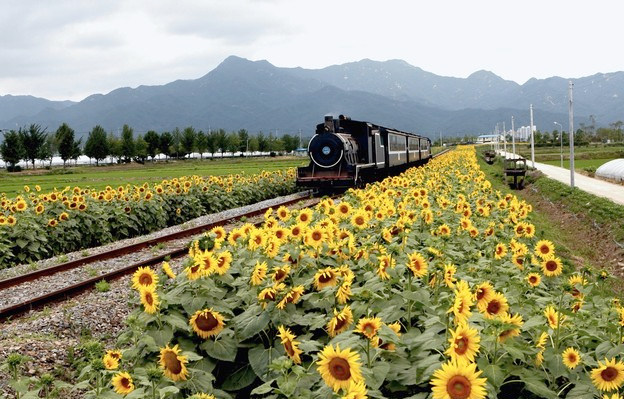
#> input picture fall_2020/hw4_release/train.jpg, 624 x 399 px
$ jupyter execute --allow-errors hw4.ipynb   (shell and % lines are left out)
#> lines starting #> are read from the running program, lines starting #| are printed output that depends on the picture
### fall_2020/hw4_segmentation/segmentation.py
"""
CS131 - Computer Vision: Foundations and Applications
Assignment 4
Author: Donsuk Lee (donlee90@stanford.edu)
Date created: 09/2017
Last modified: 10/9/2020
Python Version: 3.5+
"""

import numpy as np
import random
from scipy.spatial.distance import squareform, pdist, cdist
from skimage.util import img_as_float

### Clustering Methods
def kmeans(features, k, num_iters=100):
    """ Use kmeans algorithm to group features into k clusters.

    K-Means algorithm can be broken down into following steps:
        1. Randomly initialize cluster centers
        2. Assign each point to the closest center
        3. Compute new center of each cluster
        4. Stop if cluster assignments did not change
        5. Go to step 2

    Args:
        features - Array of N features vectors. Each row represents a feature
            vector.
        k - Number of clusters to form.
        num_iters - Maximum number of iterations the algorithm will run.

    Returns:
        assignments - Array representing cluster assignment of each point.
            (e.g. i-th point is assigned to cluster assignments[i])
    """

    N, D = features.shape

    assert N >= k, 'Number of clusters cannot be greater than number of points'

    # 1. Randomly initalize cluster centers
    idxs = np.random.choice(N, size=k, replace=False)
    centers = features[idxs]
    assignments = np.zeros(N, dtype=np.uint32)

    for n in range(num_iters):

        # 2. Assign each point to the closest center
        distance = cdist(centers, features, 'euclidean')
        change_flag = False
        for i in range(N):
            j = np.argmin(distance[:, i])
            if assignments[i] != j:
                assignments[i] = j
                change_flag = True

        # Stop if cluster assignments did not change
        if change_flag is False:
            return assignments

        # 3. Compute new center of each cluster (mean of the points)
        for j in range(k):
            centers[j] = np.mean(features[assignments == j])

    return assignments


def kmeans_fast(features, k, num_iters=100):
    """ Use kmeans algorithm to group features into k clusters.

    This function makes use of numpy functions and broadcasting to speed up the
    first part(cluster assignment) of kmeans algorithm.

    Hints
    - You may find cdist (imported from scipy.spatial.distance) and np.argmin useful

    Args:
        features - Array of N features vectors. Each row represents a feature
            vector.
        k - Number of clusters to form.
        num_iters - Maximum number of iterations the algorithm will run.

    Returns:
        assignments - Array representing cluster assignment of each point.
            (e.g. i-th point is assigned to cluster assignments[i])
    """

    N, D = features.shape

    assert N >= k, 'Number of clusters cannot be greater than number of points'

    # Randomly initalize cluster centers
    idxs = np.random.choice(N, size=k, replace=False)
    centers = features[idxs]
    assignments = np.zeros(N, dtype=np.uint32)

    for n in range(num_iters):
        pre_assignments = assignments.copy()

        # 2. Assign each point to the closest center
        distance = cdist(centers, features, 'euclidean')
        assignments = np.argmin(distance, axis=0)

        # Stop if cluster assignments did not change
        if np.all(pre_assignments == assignments):
            break

        # 3. Compute new center of each cluster (mean of the points)
        for j in range(k):
            centers[j] = np.mean(features[assignments == j])

    return assignments


def hierarchical_clustering(features, k):
    """ Run the hierarchical agglomerative clustering algorithm.

    The algorithm is conceptually simple:

    Assign each point to its own cluster
    While the number of clusters is greater than k:
        Compute the distance between all pairs of clusters
        Merge the pair of clusters that are closest to each other

    We will use Euclidean distance to define distance between clusters.

    Recomputing the centroids of all clusters and the distances between all
    pairs of centroids at each step of the loop would be very slow. Thankfully
    most of the distances and centroids remain the same in successive
    iterations of the outer loop; therefore we can speed up the computation by
    only recomputing the centroid and distances for the new merged cluster.

    Even with this trick, this algorithm will consume a lot of memory and run
    very slowly when clustering large set of points. In practice, you probably
    do not want to use this algorithm to cluster more than 10,000 points.

    Hints
    - You may find pdist (imported from scipy.spatial.distance) useful

    Args:
        features - Array of N features vectors. Each row represents a feature
            vector.
        k - Number of clusters to form.

    Returns:
        assignments - Array representing cluster assignment of each point.
            (e.g. i-th point is assigned to cluster assignments[i])
    """


    N, D = features.shape

    assert N >= k, 'Number of clusters cannot be greater than number of points'

    # Assign each point to its own cluster
    assignments = np.arange(N, dtype=np.uint32)
    centers = np.copy(features)
    n_clusters = N

    while n_clusters > k:
        # compute distance between all pairs of clusters
        distance = pdist(centers, 'euclidean')

        # sysmetric distance matrix
        matrix = squareform(distance)
        matrix += np.eye(n_clusters)*1e9  # currently matrix[i,i] = 0, replace it with large number

        # get the smallest distance, merge this pair of clusters
        idx = np.argmin(matrix)

        # m*n matrix, (i, j) -> idx: idx = m*i + j
        # idx -> (i, j), i = idx // m, j = idx - m*i
        row = idx // n_clusters   # n_cluster == distance.shape[0]
        col = idx - n_clusters * row

        # since it's a symmetric matrix, row and col can exchange
        # the closest pair is row-th cluster (row, col) and col-th cluster (col, row)
        # merge the closest pair, e.g. merge col-th cluster to row-th cluster
        for i in range(N):
            if assignments[i] == col:
                assignments[i] = row

        for i in range(N):
            if assignments[i] > col:
                assignments[i] -= 1  # delete col-th cluster from matrix, -1. prepare for next loop

        centers = np.delete(centers, col, axis=0)
        centers[row] = np.mean(features[assignments==row], axis=0)
        n_clusters -= 1

    return assignments


### Pixel-Level Features
def color_features(img):
    """ Represents a pixel by its color.

    Args:
        img - array of shape (H, W, C)

    Returns:
        features - array of (H * W, C)
    """
    H, W, C = img.shape
    img = img_as_float(img)
    features = np.zeros((H*W, C))

#     for i in range(H):
#         for j in range(W):
#             # features[i] = features[i,:],  img[i,j] = img[i,j,:] = (r,g,b) in img[i,j]
#             features[i*W+j] = img[i,j]
    features = img.reshape(H*W, C)

    return features

def color_position_features(img):
    """ Represents a pixel by its color and position.

    Combine pixel's RGB value and xy coordinates into a feature vector.
    i.e. for a pixel of color (r, g, b) located at position (x, y) in the
    image. its feature vector would be (r, g, b, x, y).

    Don't forget to normalize features.

    Hints
    - You may find np.mgrid and np.dstack useful
    - You may use np.mean and np.std

    Args:
        img - array of shape (H, W, C)

    Returns:
        features - array of (H * W, C+2)
    """
    H, W, C = img.shape
    color = img_as_float(img)
    features = np.zeros((H*W, C+2))

    for i in range(H):
        for j in range(W):
            features[i*W+j] = np.concatenate((color[i,j], np.array([i,j])))

    features = (features - np.mean(features, axis=0)) / np.std(features, axis=0)

    return features

def my_features(img):
    """ Implement your own features

    Args:
        img - array of shape (H, W, C)

    Returns:
        features - array of (H * W, C)
    """
    features = None


    features = color_features(img)

    return features


### Quantitative Evaluation
def compute_accuracy(mask_gt, mask):
    """ Compute the pixel-wise accuracy of a foreground-background segmentation
        given a ground truth segmentation.

    Args:
        mask_gt - The ground truth foreground-background segmentation. A
            logical of size H x W where mask_gt[y, x] is 1 if and only if
            pixel (y, x) of the original image was part of the foreground.
        mask - The estimated foreground-background segmentation. A logical
            array of the same size and format as mask_gt.

    Returns:
        accuracy - The fraction of pixels where mask_gt and mask agree. A
            bigger number is better, where 1.0 indicates a perfect segmentation.
    """

    # H, W = mask.shape
    # np.mean(mask_gt == mask) equals to np.sum(mask_gt == mask) / (H*W)
    accuracy = np.mean(mask_gt == mask)

    return accuracy

# [29 lines left out: function evaluate_segmentation, not called in this run]

### fall_2020/hw4_release/utils.py
import numpy as np
import matplotlib.pyplot as plt
from skimage.util import img_as_float
from skimage import transform
from skimage import io

from segmentation import *

import os

def visualize_mean_color_image(img, segments):

    img = img_as_float(img)
    k = np.max(segments) + 1
    mean_color_img = np.zeros(img.shape)

    for i in range(k):
        # segments == i returns H*W matrix of True/False
        # img[segments == i] returns a list of color (r,g,b)
        # np.mean(img[segments == i], axis=0) returns mean color (r,g,b) of segments=i
        mean_color = np.mean(img[segments == i], axis=0)
        mean_color_img[segments == i] = mean_color

    plt.imshow(mean_color_img)
    plt.axis('off')
    plt.show()

# [49 lines left out: function compute_segmentation, not called in this run]


def load_dataset(data_dir):
    """
    This function assumes 'gt' directory contains ground truth segmentation
    masks for images in 'imgs' dir. The segmentation mask for image
    'imgs/aaa.jpg' is 'gt/aaa.png'
    """

    imgs = []
    gt_masks = []

    # Load all the images under 'data_dir/imgs' and corresponding
    # segmentation masks under 'data_dir/gt'.
    for fname in sorted(os.listdir(os.path.join(data_dir, 'imgs'))):
        if fname.endswith('.jpg'):
            # Load image
            img = io.imread(os.path.join(data_dir, 'imgs', fname))
            imgs.append(img)

            # Load corresponding gt segmentation mask
            mask_fname = fname[:-4] + '.png'
            gt_mask = io.imread(os.path.join(data_dir, 'gt', mask_fname))
            gt_mask = (gt_mask != 0).astype(int) # Convert to binary mask (0s and 1s)
            gt_masks.append(gt_mask)

    return imgs, gt_masks

### fall_2020/hw4_release/hw4.ipynb
# Homework 4
*This notebook includes both coding and written questions. Please hand in this notebook file with all the outputs and your answers to the written questions.*

This assignment covers K-Means and HAC methods for clustering and image segmentation.

[cell 1]
# Setup
from __future__ import print_function
from time import time
import numpy as np
import matplotlib.pyplot as plt
from matplotlib import rc
from skimage import io

plt.rcParams['figure.figsize'] = (15.0, 12.0) # set default size of plots
plt.rcParams['image.interpolation'] = 'nearest'
plt.rcParams['image.cmap'] = 'gray'

# for auto-reloading extenrnal modules

## Introduction
In this assignment, you will use clustering algorithms to segment images. You will then use these segmentations to identify foreground and background objects.

Your assignment will involve the following subtasks:
- **Clustering algorithms**: Implement K-Means clustering and Hierarchical Agglomerative Clustering.
- **Pixel-level features**: Implement a feature vector that combines color and position information and implement feature normalization.
- **Quantitative Evaluation**: Evaluate segmentation algorithms with a variety of parameter settings by comparing your computed segmentations against a dataset of ground-truth segmentations.

## 1 Clustering Algorithms (40 points)

[cell 2]
# Generate random data points for clustering

# Set seed for consistency
np.random.seed(0)

# Cluster 1
mean1 = [-1, 0]
cov1 = [[0.1, 0], [0, 0.1]]
X1 = np.random.multivariate_normal(mean1, cov1, 100)

# Cluster 2
mean2 = [0, 1]
cov2 = [[0.1, 0], [0, 0.1]]
X2 = np.random.multivariate_normal(mean2, cov2, 100)

# Cluster 3
mean3 = [1, 0]
cov3 = [[0.1, 0], [0, 0.1]]
X3 = np.random.multivariate_normal(mean3, cov3, 100)

# Cluster 4
mean4 = [0, -1]
cov4 = [[0.1, 0], [0, 0.1]]
X4 = np.random.multivariate_normal(mean4, cov4, 100)

# Merge two sets of data points
X = np.concatenate((X1, X2, X3, X4))  # default axis=0

# Plot data points
plt.scatter(X[:, 0], X[:, 1])
plt.axis('equal')
plt.show()
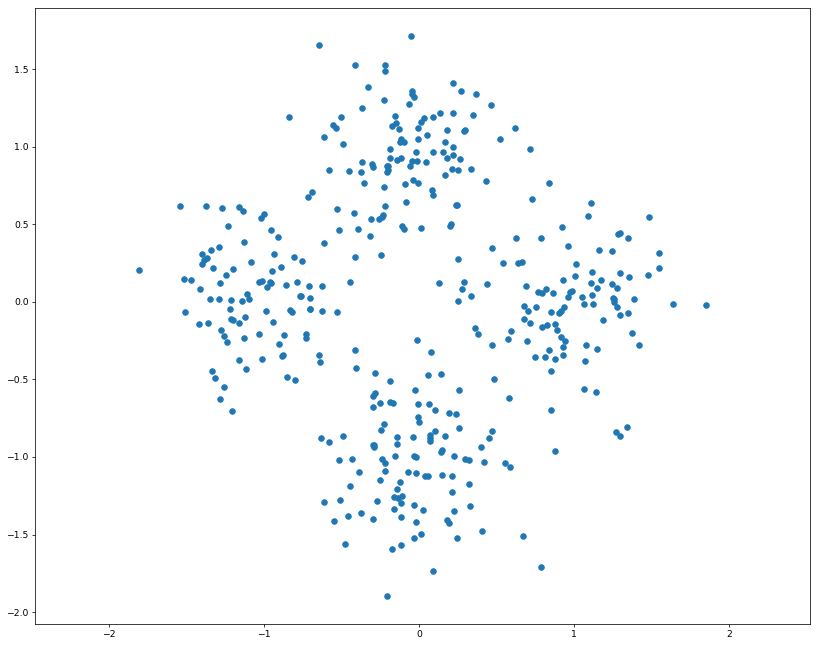
#> figure drawn by matplotlib, 1 panel

### 1.1 K-Means Clustering (20 points)
As discussed in class, K-Means is one of the most popular clustering algorithms. We have provided skeleton code for K-Means clustering in the file `segmentation.py`. Your first task is to finish implementing **`kmeans`** in `segmentation.py`. This version uses nested for loops to assign points to the closest centroid and compute a new mean for each cluster.

[cell 3]
from segmentation import kmeans

np.random.seed(0)
start = time()
assignments = kmeans(X, 4)
end = time()

kmeans_runtime = end - start

print("kmeans running time: %f seconds." % kmeans_runtime)

for i in range(4):
    cluster_i = X[assignments==i]
    plt.scatter(cluster_i[:, 0], cluster_i[:, 1])

plt.axis('equal')
plt.show()
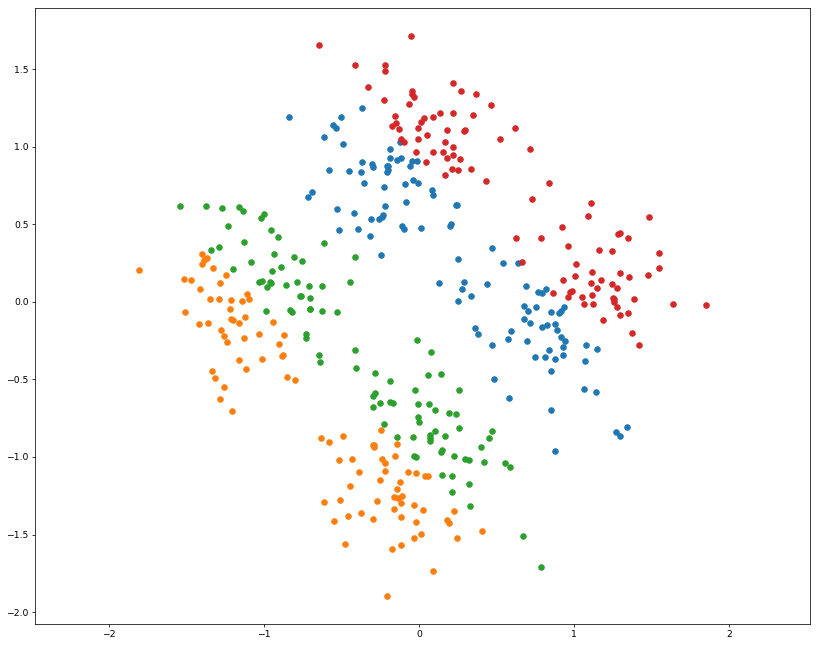
#> figure drawn by matplotlib, 1 panel

We can use numpy functions and broadcasting to make K-Means faster. Implement **`kmeans_fast`** in `segmentation.py`. This should run at least 10 times faster than the previous implementation.

[cell 4]
from segmentation import kmeans_fast

np.random.seed(0)
start = time()
assignments = kmeans_fast(X, 4)
end = time()

kmeans_fast_runtime = end - start
print("kmeans running time: %f seconds." % kmeans_fast_runtime)
print("%f times faster!" % (kmeans_runtime / kmeans_fast_runtime))

for i in range(4):
    cluster_i = X[assignments==i]
    plt.scatter(cluster_i[:, 0], cluster_i[:, 1])

plt.axis('equal')
plt.show()

### 1.2 K-Means Convergence (10 points)
Implementations of the K-Means algorithm will often have the parameter `num_iters` to define the maximum number of iterations the algorithm should run for. Consider that we opt to not include this upper bound on the number of iterations, and that we define the termination criterion of the algorithm to be when the cost $L$ stops changing.

Recall that $L$ is defined as the sum of squared distance between all points $x$ and their nearest cluster center $c$:

$$L = \sum_{i \in clusters}\sum_{x \in cluster_i} (x - c_i)^2$$

Show that for any set of points **$D$** and any number of clusters $k$, the K-Means algorithm will terminate in a finite number of iterations.

**Your answer here:**

### 1.2 Hierarchical Agglomerative Clustering (10 points)
Another simple clustering algorithm is Hierarchical Agglomerative Clustering, which is somtimes abbreviated as HAC. In this algorithm, each point is initially assigned to its own cluster. Then cluster pairs are merged until we are left with the desired number of predetermined clusters (see Algorithm 1).

Implement **`hiererachical_clustering`** in `segmentation.py`.

[cell 5]
from segmentation import hierarchical_clustering

start = time()
assignments = hierarchical_clustering(X, 4)
end = time()

print("hierarchical_clustering running time: %f seconds." % (end - start))

for i in range(4):
    cluster_i = X[assignments==i]
    plt.scatter(cluster_i[:, 0], cluster_i[:, 1])

plt.axis('equal')
plt.show()
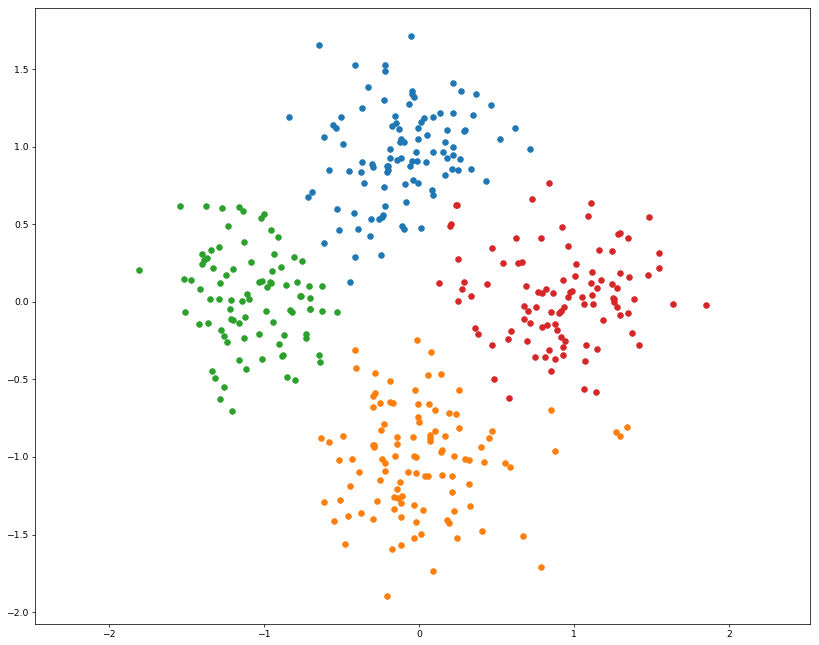
#> figure drawn by matplotlib, 1 panel

## 2 Pixel-Level Features (30 points)
Before we can use a clustering algorithm to segment an image, we must compute some *feature vector* for each pixel. The feature vector for each pixel should encode the qualities that we care about in a good segmentation. More concretely, for a pair of pixels $p_i$ and $p_j$ with corresponding feature vectors $f_i$ and $f_j$, the distance between $f_i$ and $f_j$ should be small if we believe that $p_i$ and $p_j$ should be placed in the same segment and large otherwise.

[cell 6]
# Load and display image
img = io.imread('train.jpg')
#> img is the input picture: shape (399, 624, 3); mean R, G, B 149.1, 147.6, 117.4
H, W, C = img.shape

plt.imshow(img)
plt.axis('off')
plt.show()

### 2.1 Color Features (15 points)
One of the simplest possible feature vectors for a pixel is simply the vector of colors for that pixel. Implement **`color_features`** in `segmentation.py`. Output should look like the following:

[cell 7]
from segmentation import color_features
np.random.seed(0)

features = color_features(img)

# Sanity checks
assert features.shape == (H * W, C),\
    "Incorrect shape! Check your implementation."

assert features.dtype == np.float64,\
    "dtype of color_features should be float."

assignments = kmeans_fast(features, 8)
segments = assignments.reshape((H, W))
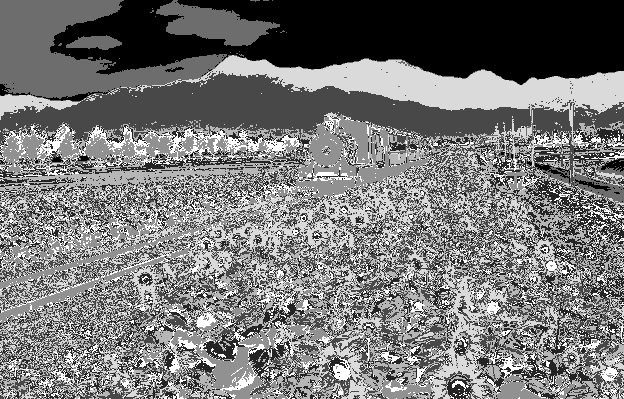
#> segments: shape (399, 624) int64; min 0, max 7, mean 3.29; drawn with min black and max white

# Display segmentation
plt.imshow(segments, cmap='viridis')
plt.axis('off')
plt.show()

In the cell below, we visualize each segment as the mean color of pixels in the segment.

[cell 8]
from utils import visualize_mean_color_image
visualize_mean_color_image(img, segments)
#> in visualize_mean_color_image, `k = np.max(segments) + 1`: k = 8
#> the loop in visualize_mean_color_image, `for i in range(k):` made 8 passes
#> mean_color on passes 1 to 8: [0.958, 0.965, 0.979], [0.416, 0.4, 0.199], [0.595, 0.606, 0.504], [0.881, 0.899, 0.911], [0.0766, 0.0674, 0.0306], [0.523, 0.513, 0.309], [0.776, 0.751, 0.563], [0.28, 0.257, 0.101]
#> after the loop in visualize_mean_color_image, `for i in range(k):`:
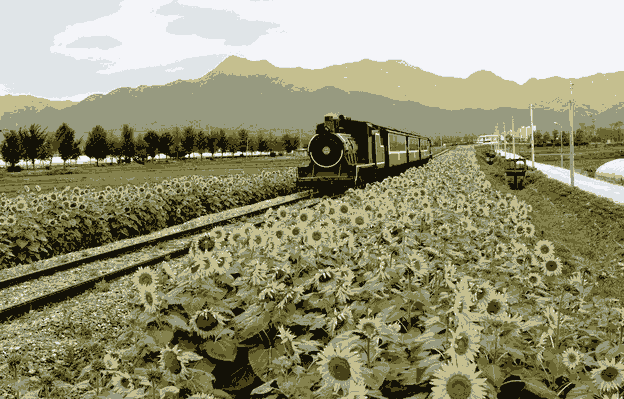
#> mean_color_img: shape (399, 624, 3) float64; mean of channels 0, 1, 2 0.585, 0.579, 0.46; drawn as R, G, B

### 2.2 Color and Position Features (15 points)
Another simple feature vector for a pixel is to concatenate its color and position within the image. In other words, for a pixel of color $(r, g, b)$ located at position $(x, y)$ in the image, its feature vector would be $(r, g, b, x, y)$. However, the color and position features may have drastically different ranges; for example each color channel of an image may be in the range $[0, 1)$, while the position of each pixel may have a much wider range. Uneven scaling between different features in the feature vector may cause clustering algorithms to behave poorly.

One way to correct for uneven scaling between different features is to apply some sort of normalization to the feature vector. One of the simplest types of normalization is to force each feature to have zero mean and unit variance.

Implement **`color_position_features`** in `segmentation.py`.

Output segmentation should look like the following:

[cell 9]
from segmentation import color_position_features
np.random.seed(0)

features = color_position_features(img)

# Sanity checks
assert features.shape == (H * W, C + 2),\
    "Incorrect shape! Check your implementation."

assert features.dtype == np.float64,\
    "dtype of color_features should be float."

assignments = kmeans_fast(features, 8)
segments = assignments.reshape((H, W))
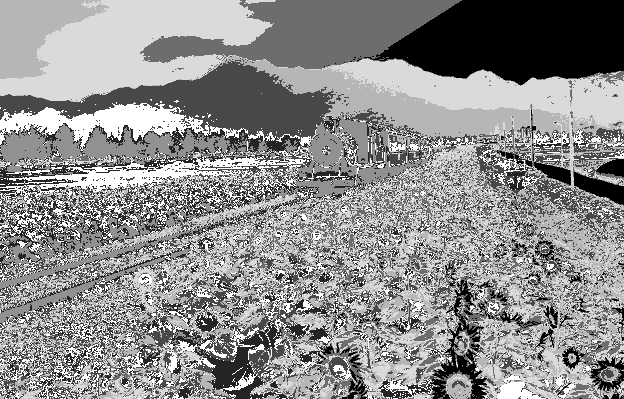
#> segments: shape (399, 624) int64; min 0, max 7, mean 3.91; drawn with min black and max white

# Display segmentation
plt.imshow(segments, cmap='viridis')
plt.axis('off')
plt.show()

[cell 10]
visualize_mean_color_image(img, segments)
#> the loop in visualize_mean_color_image (call 2), `for i in range(k):` made 8 passes
#> mean_color on passes 1 to 8: [0.955, 0.937, 0.85], [0.228, 0.216, 0.11], [0.479, 0.486, 0.366], [0.883, 0.852, 0.685], [0.0865, 0.0814, 0.0465], [0.588, 0.585, 0.452], [0.742, 0.742, 0.634], [0.391, 0.39, 0.247]
#> (the rest of the program and of its run is left out)
